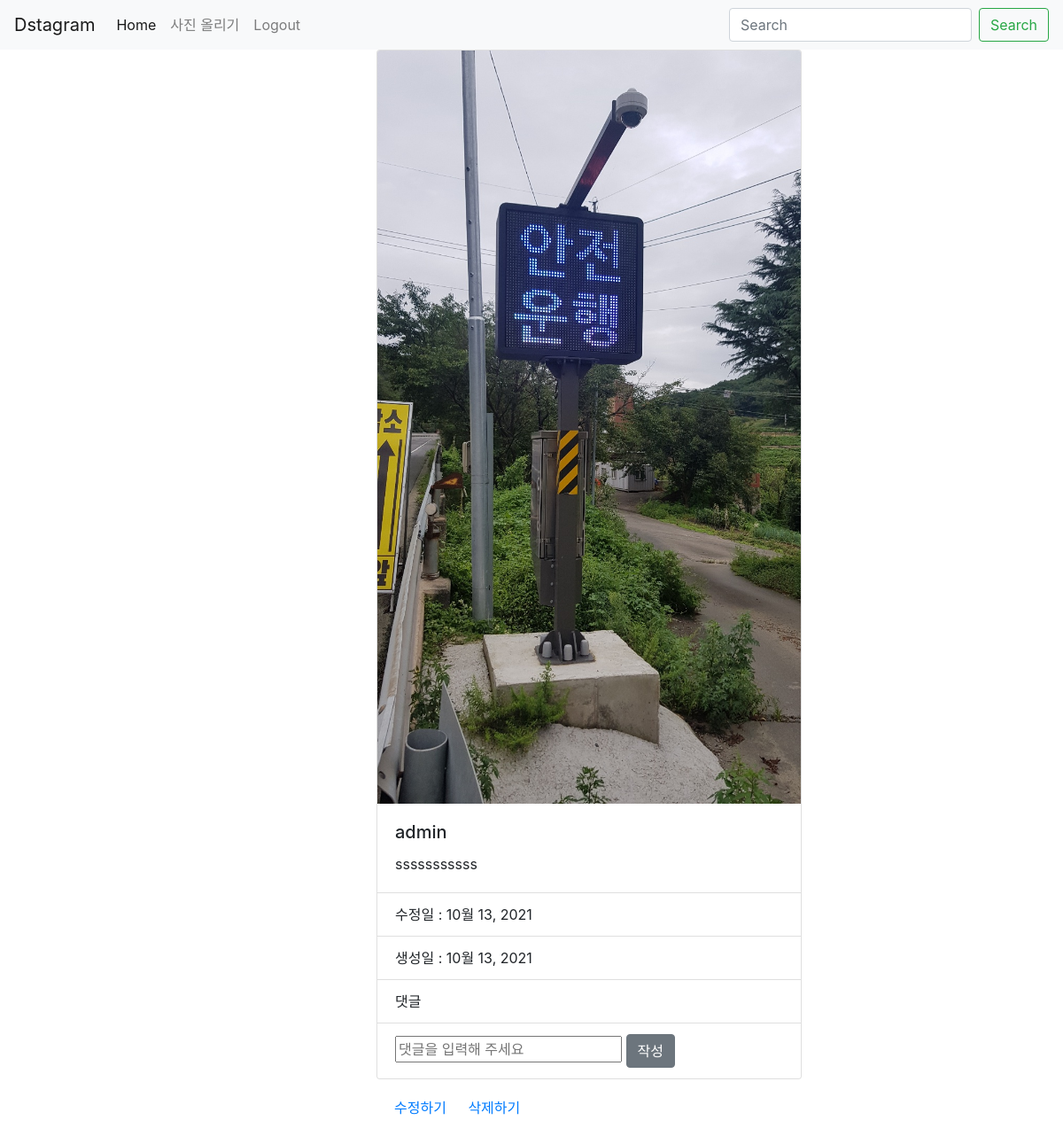
Screenshot of /detail/4/ (signed in) with the database file from the repository.
### photo/models.py (models this page shows, shortened)
class Photo(models.Model):
    author = models.ForeignKey(
        User, on_delete=models.CASCADE, related_name='user')
    text = models.TextField(blank=True)
    image = models.ImageField(upload_to='timeline_photo/%Y/%M/%d')
    created = models.DateField(auto_now_add=True)
    updated = models.DateField(auto_now=True)
    class Meta:
        ordering = ['-created']

### photo/views.py (the view)
# urls.py: path('detail/<int:pk>/', PhotoDetail.as_view(), name='detail'),
class PhotoDetail(DetailView):
    model = Photo
    template_name_suffix = '_detail'

### photo/templates/photo/photo_detail.html (shortened to what this page needs)
{% extends 'base.html' %}
{% block content %}
<div class="row">
  <div class="col"></div>
  <div class="col-12 col-xl-4 col-md-4">
    <div class="card" style="width: 30rem;">
      <img src="{{ object.image.url }}" alt="..." class="card-img-top">
      <div class="card-body">
        <h5 class="card-title">{{ object.author }}</h5>
        <p class="card-text">{{ object.text }}</p>
      </div>
      <ul class="list-group list-group-flush">
        <li class="list-group-item">수정일 : {{object.updated}}</li>
        <li class="list-group-item">생성일 : {{object.created}}</li>
        <li class="list-group-item">댓글</li>
        <li class="list-group-item">
          <form method="POST" action="{% url 'photo:comment_write' pk=object.id %}">
            <input type="text" placeholder="댓글을 입력해 주세요" name="text">
            <button type="submit" class="btn btn-secondary">작성</button>
          </form>
        </li>
      </ul>
    </div>
    <div class="card-body">
      <a href="{% url 'photo:update' object.id %}" class="card-link">수정하기</a>
      <a href="{% url 'photo:delete' object.id %}" class="card-link">삭제하기</a>
    </div>
  </div>
  <div class="col"></div>
</div>
{% endblock %}

### rows the page displays
Photo: image (picture), author "admin", text "sssssssssss", updated "10월 13, 2021", created "10월 13, 2021"
